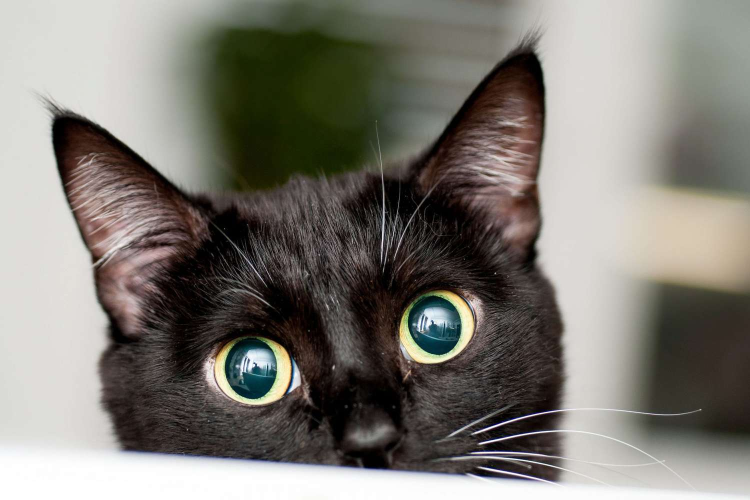
#> input picture Chuong5/xu_ly_hinh_anh/anh/cute_black_cat.jpg, 1500 x 1000 px (shown at 1/2 size)
$ jupyter execute 'Đọc và hiển thị hình ảnh.ipynb'
#> lines starting #> are read from the running program, lines starting #| are printed output that depends on the picture
# Chương 4. HỌC SÂU

## Đọc và hiển thị hình ảnh

[cell 1]
import matplotlib.pyplot as plt
import numpy as np

# Đọc ảnh màu
im = plt.imread('./anh/cute_black_cat.jpg')
#> im is the input picture: shape (1000, 1500, 3); mean R, G, B 125.2, 121.8, 114.7

# Kiểm tra kích thước ảnh
print("Image shape:", im.shape)
#| Image shape: (1000, 1500, 3)

# Xuất các kênh màu
red_channel = im.copy()
red_channel[:, :, 1] = 0  # Chuyển kênh xanh lá về 0
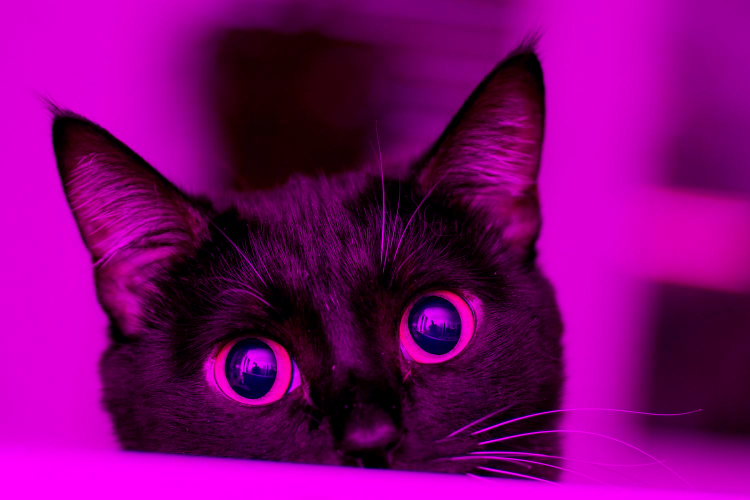
#> red_channel: shape (1000, 1500, 3) (shown at 1/2 size); mean R, G, B 125.2, 0, 114.7
red_channel[:, :, 2] = 0  # Chuyển kênh xanh dương về 0
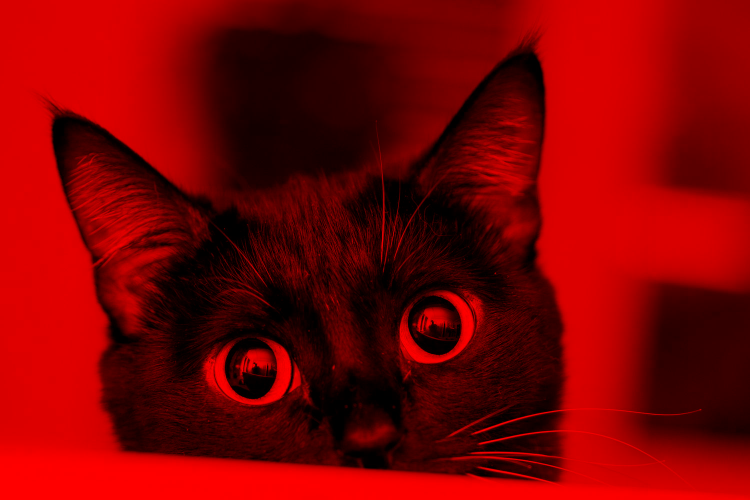
#> red_channel: shape (1000, 1500, 3) (shown at 1/2 size); mean R, G, B 125.2, 0, 0

green_channel = im.copy()
green_channel[:, :, 0] = 0  # Chuyển kênh xanh đỏ về 0
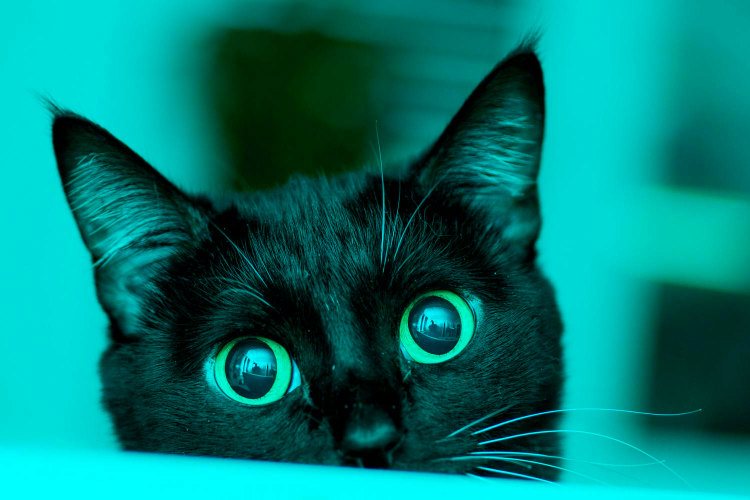
#> green_channel: shape (1000, 1500, 3) (shown at 1/2 size); mean R, G, B 0, 121.8, 114.7
green_channel[:, :, 2] = 0  # Chuyển kênh xanh dương về 0
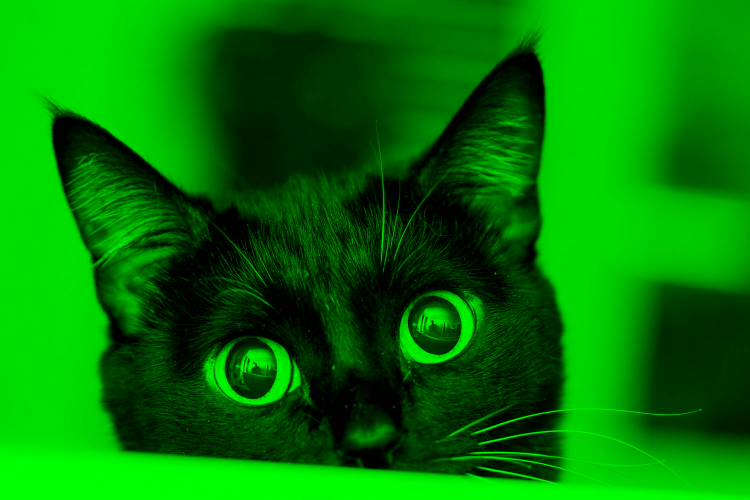
#> green_channel: shape (1000, 1500, 3) (shown at 1/2 size); mean R, G, B 0, 121.8, 0

blue_channel = im.copy()
blue_channel[:, :, 0] = 0  # Chuyển kênh xanh đỏ về 0
blue_channel[:, :, 1] = 0  # Chuyển kênh xanh lá về 0
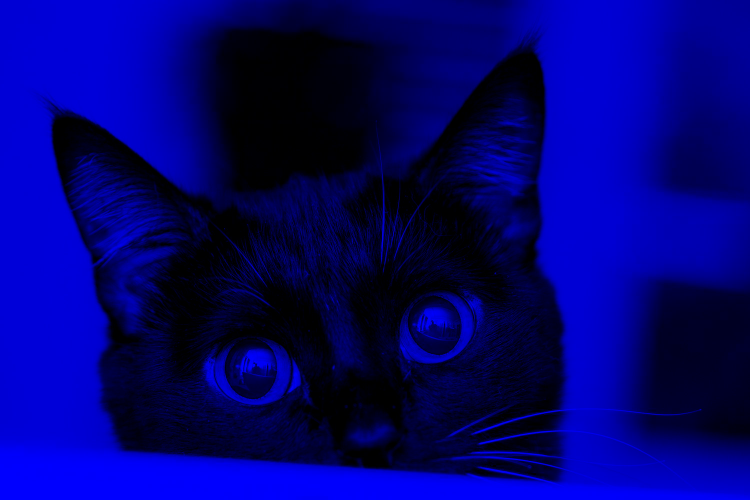
#> blue_channel: shape (1000, 1500, 3) (shown at 1/2 size); mean R, G, B 0, 0, 114.7

# Hiển thị ảnh gốc và ảnh sau khi đã xử lý
fig, ax = plt.subplots(1, 4, figsize=(15, 5))
ax[0].imshow(im)
ax[0].set_title("Original Image")
ax[0].axis("off")

ax[1].imshow(red_channel)
ax[1].set_title("Red Channel")
ax[1].axis("off")

ax[2].imshow(green_channel)
ax[2].set_title("Green Channel")
ax[2].axis("off")

ax[3].imshow(blue_channel)
ax[3].set_title("Blue Channel")
ax[3].axis("off")

plt.show()

[cell 2]
from scipy.ndimage import rotate
# Cài đặt các góc xoay
angles = [45, 90, 135, 180, 225, 270, 315]
rotated_images = [rotate(im, angle) for angle in angles]
#> rotated_images = 7 items

# Hiển thị các ảnh sau khi đã thực hiện các phép xoay với góc xoay tương ứng
fig, ax = plt.subplots(2, 4, figsize=(15, 8))

ax[0, 0].imshow(im)
ax[0, 0].set_title("Original Image")
ax[0, 0].axis("on")

for i, (rot_img, angle) in enumerate(zip(rotated_images, angles), start=1):
    ax[i // 4, i % 4].imshow(rot_img)
    ax[i // 4, i % 4].set_title(f"Rotated {angle}°")
    ax[i // 4, i % 4].axis("on")
#> this loop made 7 passes
#> angle on passes 1 to 7: 45, 90, 135, 180, 225, 270, 315

plt.tight_layout()
plt.show()
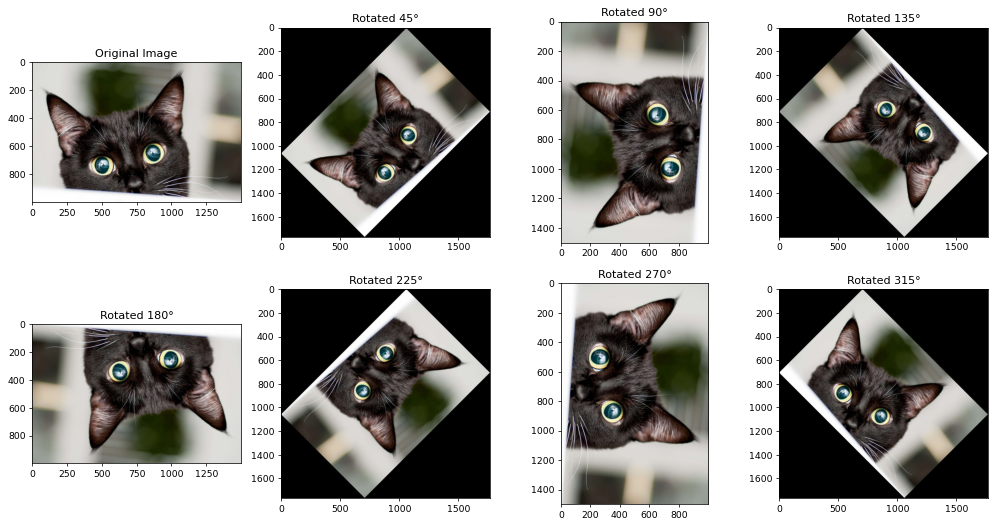
#> figure drawn by matplotlib, 8 panels
